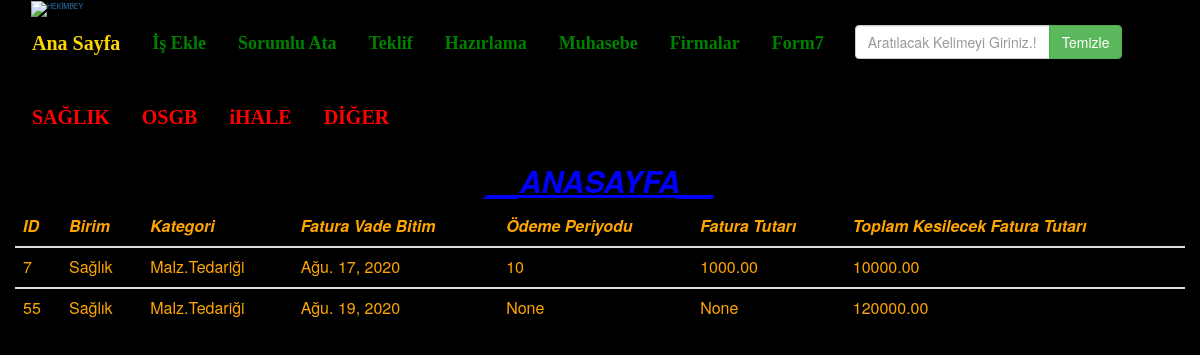
Page /anasayfa/ (signed in) on the committed database.
### form5/models.py (models this page shows, shortened)
class Form5(models.Model):
    Olusturan = models.ForeignKey(User , on_delete=models.CASCADE , blank=True , null=True)
    Form55 = models.ForeignKey(Form4 , on_delete=models.PROTECT , null=True , blank=True)
    odemePeriyodu = models.PositiveIntegerField(verbose_name='Ödeme Periyodu             ' , blank=True,null=True)
    periyotOdemeTutari = models.DecimalField(verbose_name='(Yaklaşık)Her bir periyottaki Alınacak Tutar           ' , blank=True ,
                                             null=True,max_digits=50,decimal_places=2)
    toplamOdemeTutari = models.DecimalField(verbose_name='Toplam Alınacak Tutar        ' , blank=False,max_digits=50,decimal_places=2)
    Aciklama = models.TextField(verbose_name='Açıklama Giriniz' , blank=False)
    tarih = models.DateTimeField(verbose_name=' Varsa Ödeme Periyodu Biteceği Tarih         ' , blank=True,null=True)
    faturaVade = models.DateField(default=date.today, blank=False , verbose_name='Fatura Vadesi')
    bugun=models.DateField(default=date.today)
    dosya = models.FileField(db_index=True , blank=False , verbose_name='Fatura PDF Ekleyiniz.',upload_to='files/')
    onay = models.BooleanField(default=False , verbose_name='Ödeme Alındı')

### form4/models.py (models this page shows, shortened)
class Form4(models.Model):
    Olusturan = models.ForeignKey(User , on_delete=models.CASCADE , blank=True , null=True)
    Form44=models.ForeignKey(Form3,on_delete=models.PROTECT,null=True,blank=True)
    onay=models.BooleanField(default=False,verbose_name='Firma adına yapacağımız hizmet tamamlandı mı?')
    aciklama=models.TextField(verbose_name='Açıklama                ',blank=True)
    tarih=models.DateTimeField(default=timezone.now, blank=False)

### form3/models.py (models this page shows, shortened)
class Form3(models.Model):
    Olusturan = models.ForeignKey(User , on_delete=models.CASCADE , blank=True , null=True)
    isin_kategorisi = models.CharField(choices=Form1.kategori,max_length=25,blank=False)
    Form33=models.ForeignKey(Form2,on_delete=models.PROTECT , blank=True , null=True)
    Aciklama = models.TextField(verbose_name='Açıklama', blank=True)
    dosya = models.FileField(db_index=True , blank=True)
    tarih=models.DateField(default=timezone.now, blank=False)
    iptal = models.BooleanField(default=False , verbose_name='Firma ile Anlaşılamadı')

### form2/models.py (models this page shows, shortened)
class Form2(models.Model):
    all_users = User.objects.all().order_by('username')
    all_user_choices = [(x.username , x.username) for x in all_users]
    Olusturan=models.ForeignKey(User,on_delete=models.CASCADE,blank=True,null=True)
    Form22 = models.ForeignKey(Form1 , on_delete=models.PROTECT , blank=True , null=True)
    Sorumlusu = models.CharField(choices=all_user_choices , max_length=25 , verbose_name='Sorumlu Kişiyi Ata' ,
                                 blank=False)
    AtanmaTarihi = models.DateTimeField(default=timezone.now, blank=False)
    Aciklama = models.TextField(verbose_name='Açıklama           ' , blank=False)

### form_1/models.py (models this page shows, shortened)
class Form1(models.Model):
    Birim = (
        ('Sağlık', 'Sağlık'),
        ('OSGB', 'OSGB'),
        ('Diğer', 'Diğer'),
    )
    kategori = (
        ('ihale', 'ihale'),
        ('teklif', 'Teklif'),
        ('Malz.Tedariği', 'Malz.Tedariği'),
        ('Diğer', 'Diğer'),
    )
    sorumlu = (
        ('cengiz bey', 'Cengiz Bey'),
        ('tekin bey', 'Tekin Bey'),
        ('ilhan bey', 'İlhan Bey'),
        ('mustafa bey', 'Mustafa Bey'),
        ('diğer', 'Diğer'),
    )
    adana=Firmalar.objects.all().order_by('firma_adi')
    adana_choices=[(x.firma_adi,x.firma_adi) for x in adana]
    Firmaid=models.ForeignKey(Firmalar,on_delete=models.PROTECT,blank=True,null=True)
    FirmaAdi=models.CharField(choices=adana_choices,max_length=60,verbose_name='Firma Adı',blank=False)
    Olusturan=models.ForeignKey(User,on_delete=models.CASCADE,blank=True,null=True)
    ilgili_birim = models.CharField(choices=Birim, max_length=25, verbose_name='İlgili Birim        ', blank=False)
    isin_kategorisi = models.CharField(choices=kategori, max_length=25, verbose_name='Yapılan İşin Kategorisi       ',blank=False)
    konusu = models.TextField(verbose_name='Konu ile ilgili Açıklama         ', blank=False)
    dosya = models.FileField( db_index=True,blank=True)
    sorumlu_kisi = models.CharField(choices=sorumlu, max_length=25, verbose_name='İşten Sorumlu Kişi        ', blank=False)
    baslangic = models.DateTimeField(default=timezone.now, blank=False)
    bitis = models.DateTimeField(default=date.today,blank=False)
    iptal=models.BooleanField(default=False,verbose_name='İşlemin Tamamını İptal Et')
    bugun = models.DateField(default=date.today)

### anasayfa/views.py (the view)
# urls.py: url('anasayfa/' , include('anasayfa.urls')) ,
@login_required(login_url=login_view)
@permission_required('anasayfa.view_anasayfa',login_url=Anasayfa)
def anasayfa(request):
    if request.user.is_staff or request.user.is_superuser:
        listeler = Form5.objects.all().filter(onay=True)
    return render(request,'Anasayfa/Anasayfa.html',{'listeler':listeler})

### templates/Anasayfa/Anasayfa.html (shortened to what this page needs)
<html lang="tr">
<head>
  <link rel="stylesheet" href="https://maxcdn.bootstrapcdn.com/bootstrap/3.4.1/css/bootstrap.min.css">
</head>
<body  class="container-fluid">
<nav class="navbar navbar-expand-lg navbar-light bg-light" >
  <div  class="navbar-toggler">
    <div class="collapse navbar-collapse">
      <a class="logo-img-sticky site-logo-img-sticky" href="https://hekimbey.com.tr/">
          <img class="logo-img-sticky site-logo-img-sticky" src="https://hekimbey.com.tr/wp-content/uploads/2016/10/logo.png" alt="HEKİMBEY">
          </a>
    </div>
    <ul class="nav navbar-nav">
        <li><a style = "font-family:tahoma;color:gold;font-size:20 " href="#" class="btn btn-dark" role="button"><strong>Ana Sayfa</strong></a></li>
        <li><a style = "font-family:Comic Sans;color:green;font-size:18 " href="/form1" class="btn btn-dark" role="button"><strong>İş Ekle</strong></a></li>
        <li><a style = "font-family:Comic Sans;color:green;font-size:18 " href="/form2"  class="btn btn-dark" role="button"><strong>Sorumlu Ata</strong> </a></li>
        <li><a style = "font-family:Comic Sans;color:green;font-size:18 "  href="/form3"  class="btn btn-dark" role="button"><strong>Teklif</strong> </a></li>
        <li><a style = "font-family:Comic Sans;color:green;font-size:18 " href="/form4"  class="btn btn-dark" role="button"><strong>Hazırlama</strong> </a></li>
        <li><a style = "font-family:Comic Sans;color:green;font-size:18 " href="/form5"  class="btn btn-dark" role="button"><strong>Muhasebe</strong></a></li>
        <li><a style = "font-family:Comic Sans;color:green;font-size:18 " href="/form6"  class="btn btn-dark" role="button"><strong>Firmalar</strong></a></li>
        <li><a style = "font-family:Comic Sans;color:green;font-size:18 " href="/form7"  class="btn btn-dark" role="button"><strong>Form7</strong></a></li>
        <form class="navbar-form navbar-left" role="search" method="GET" action="">
        <div class="input-group">
            <input class="form-control" type="text" name="q" placeholder="Aratılacak Kelimeyi Giriniz.!" id='myInput' onkeyup='searchTable()'>
            <span class="input-group-btn">
                <input class="btn btn-success" type="submit" value="Temizle">
            </span>
        </div>
        </form>
    </ul>
  </div>
</nav>
<nav class="navbar navbar-expand-lg navbar-light bg-light" >
  <div  class="navbar-toggler">
       <ul class="nav navbar-nav">
           <li><a style = "font-family:tahoma;color:Red;font-size:20 " href="/anasayfa/?q=sağlık" class="btn btn-dark" role="button"><strong>SAĞLIK</strong></a></li>
           <li><a style = "font-family:tahoma;color:Red;font-size:20 " href="/anasayfa/?q=osgb" class="btn btn-dark" role="button"><strong>OSGB</strong></a></li>
           <li><a style = "font-family:tahoma;color:Red;font-size:20 " href="/anasayfa/?q=ihale" class="btn btn-dark" role="button"><strong>iHALE</strong></a></li>
           <li><a style = "font-family:tahoma;color:Red;font-size:20 " href="/anasayfa/?q=diğer" class="btn btn-dark" role="button"><strong>DİĞER</strong></a></li>
       </ul>
  </div>
</nav>
<h2 align="center" style="color:Blue"><u><i><b>__ANASAYFA__</b></i></u></h2>
<form method="POST" action="" enctype="multipart/form-data" >{% csrf_token %}
 <div style="overflow-x:auto;">
<table class="table table-hover table-dark"  width="%75" id='myTable' >
  <thead>
    <tr>
      <th scope="col"><i>ID</i></th>
      <th scope="col"><i>Birim</i></th>
      <th scope="col"><i>Kategori</i></th>
      <th scope="col"><i>Fatura Vade Bitim</i></th>
      <th scope="col"><i>Ödeme Periyodu</i></th>
      <th scope="col"><i>Fatura Tutarı</i></th>
      <th scope="col"><i>Toplam Kesilecek Fatura Tutarı</i></th>
    </tr>
 {% for liste in listeler %}
  </thead>
  <tbody>
    <tr>
        <td scope="row" data-model-name="Form1ID">{{liste.Form55.Form44.Form33.Form22.id}}</td>
        <td>{{liste.Form55.Form44.Form33.Form22.ilgili_birim}}</td>
        <td>{{liste.Form55.Form44.Form33.Form22.isin_kategorisi}}</td>
        <td>{{liste.faturaVade}}</td>
        <td>{{liste.odemePeriyodu}}</td>
        <td>{{liste.periyotOdemeTutari}}</td>
        <td>{{liste.toplamOdemeTutari}}</td>
            {% endfor %}
    </tr>
  </tbody>
</table>
        </div>
</form>
</body>

### templates/Anasayfa/Anasayfa.html (style rules this page uses)
body { background-color:Black; color:orange;font-size: 7px; }

### rows in the picture
Form5: Form55.Form44.Form33.Form22.id "7", Form55.Form44.Form33.Form22.ilgili_birim "Sağlık", Form55.Form44.Form33.Form22.isin_kategorisi "Malz.Tedariği", faturaVade "Ağu. 17, 2020", odemePeriyodu "10", periyotOdemeTutari "1000.00", toplamOdemeTutari "10000.00"
Form5: Form55.Form44.Form33.Form22.id "55", Form55.Form44.Form33.Form22.ilgili_birim "Sağlık", Form55.Form44.Form33.Form22.isin_kategorisi "Malz.Tedariği", faturaVade "Ağu. 19, 2020", odemePeriyodu "None", periyotOdemeTutari "None", toplamOdemeTutari "120000.00"
